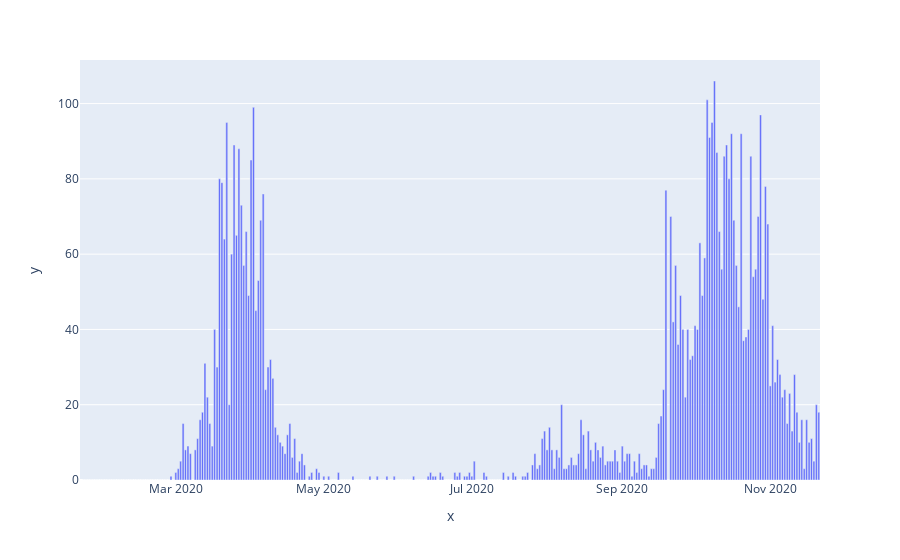

Notebook source saved alongside this figure:
### Code cell
fig = px.bar(x = x, y = y)
fig.show()

### Figure 1 — Plotly figure (JSON) as saved in the notebook; plotly's stock layout.template omitted (floating-point values rounded to 4 significant figures; data arrays with more than 128 entries replaced by an {"elided": "..."} marker saying what was removed)
{"data": [{"alignmentgroup": "True", "hovertemplate": "x=%{x}<br>y=%{y}<extra></extra>", "legendgroup": "", "marker": {"color": "#636efa"}, "name": "", "offsetgroup": "", "orientation": "v", "showlegend": false, "textposition": "auto", "type": "bar", "x": {"elided": "305 str values"}, "xaxis": "x", "y": {"elided": "305 int values"}, "yaxis": "y"}], "layout": {"barmode": "relative", "legend": {"tracegroupgap": 0}, "margin": {"t": 60}, "xaxis": {"anchor": "y", "domain": [0, 1], "title": {"text": "x"}}, "yaxis": {"anchor": "x", "domain": [0, 1], "title": {"text": "y"}}}}
